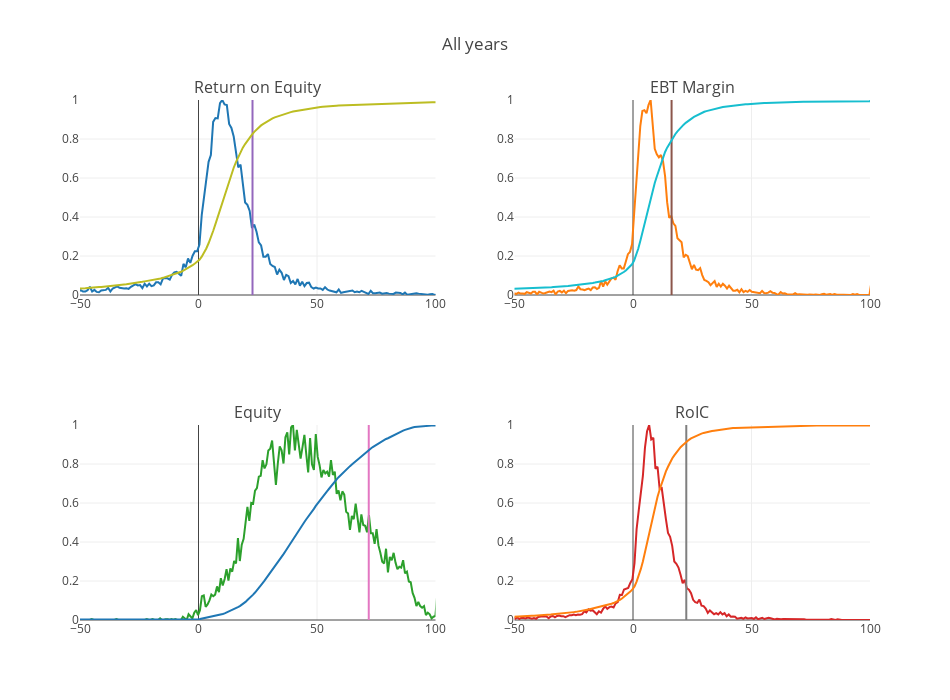

The code cell stored with this chart in its notebook:
### Code cell
global_plots.keyratios()

### Figure 1 — Plotly figure (JSON) as saved in the notebook; plotly's stock layout.template omitted (floating-point values rounded to 4 significant figures; data arrays with more than 128 entries replaced by an {"elided": "..."} marker saying what was removed)
{"data": [{"hoverinfo": "ReturnonEquity", "name": "Universe RoE", "type": "scatter", "x": {"elided": "2000 float values"}, "xaxis": "x1", "y": {"elided": "2000 float values"}, "yaxis": "y1"}, {"hoverinfo": "EBTMargin", "name": "Universe EBT Margin", "type": "scatter", "x": {"elided": "2000 float values"}, "xaxis": "x2", "y": {"elided": "2000 float values"}, "yaxis": "y2"}, {"hoverinfo": "TotalStockholdersEquity", "name": "Universe Equity", "type": "scatter", "x": {"elided": "500 float values"}, "xaxis": "x3", "y": {"elided": "500 float values"}, "yaxis": "y3"}, {"hoverinfo": "ReturnonInvestedCapital", "name": "Universe RoIC", "type": "scatter", "x": {"elided": "2000 float values"}, "xaxis": "x4", "y": {"elided": "2000 float values"}, "yaxis": "y4"}, {"name": "Stock RoE", "type": "scatter", "x": [22.79, 22.79], "xaxis": "x1", "y": [-1, 2], "yaxis": "y1"}, {"name": "Stock EBT Margin", "type": "scatter", "x": [16.28, 16.28], "xaxis": "x2", "y": [-1, 2], "yaxis": "y2"}, {"name": "Stock Equity", "type": "scatter", "x": [71.84, 71.84], "xaxis": "x3", "y": [-1, 2], "yaxis": "y3"}, {"name": "Stock RoIC", "type": "scatter", "x": [22.48, 22.48], "xaxis": "x4", "y": [-1, 2], "yaxis": "y4"}, {"name": "Quantile RoE", "type": "scatter", "x": {"elided": "2000 float values"}, "xaxis": "x1", "y": {"elided": "2000 float values"}, "yaxis": "y1"}, {"name": "Quantile EBT Margin", "type": "scatter", "x": {"elided": "2000 float values"}, "xaxis": "x2", "y": {"elided": "2000 float values"}, "yaxis": "y2"}, {"name": "Quantile Equity", "type": "scatter", "x": {"elided": "500 float values"}, "xaxis": "x3", "y": {"elided": "500 float values"}, "yaxis": "y3"}, {"name": "Quantile RoIC", "type": "scatter", "x": {"elided": "2000 float values"}, "xaxis": "x4", "y": {"elided": "2000 float values"}, "yaxis": "y4"}], "layout": {"annotations": [{"font": {"size": 16}, "showarrow": false, "text": "Return on Equity", "x": 0.225, "xanchor": "center", "xref": "paper", "y": 1, "yanchor": "bottom", "yref": "paper"}, {"font": {"size": 16}, "showarrow": false, "text": "EBT Margin", "x": 0.775, "xanchor": "center", "xref": "paper", "y": 1, "yanchor": "bottom", "yref": "paper"}, {"font": {"size": 16}, "showarrow": false, "text": "Equity", "x": 0.225, "xanchor": "center", "xref": "paper", "y": 0.375, "yanchor": "bottom", "yref": "paper"}, {"font": {"size": 16}, "showarrow": false, "text": "RoIC", "x": 0.775, "xanchor": "center", "xref": "paper", "y": 0.375, "yanchor": "bottom", "yref": "paper"}], "height": 700, "showlegend": false, "title": "All years", "width": 950, "xaxis1": {"anchor": "y1", "domain": [0, 0.45], "range": [-50, 100]}, "xaxis2": {"anchor": "y2", "domain": [0.55, 1], "range": [-50, 100]}, "xaxis3": {"anchor": "y3", "domain": [0, 0.45], "range": [-50, 100]}, "xaxis4": {"anchor": "y4", "domain": [0.55, 1], "range": [-50, 100]}, "yaxis1": {"anchor": "x1", "domain": [0.625, 1], "range": [0, 1]}, "yaxis2": {"anchor": "x2", "domain": [0.625, 1], "range": [0, 1]}, "yaxis3": {"anchor": "x3", "domain": [0, 0.375], "range": [0, 1]}, "yaxis4": {"anchor": "x4", "domain": [0, 0.375], "range": [0, 1]}}}
